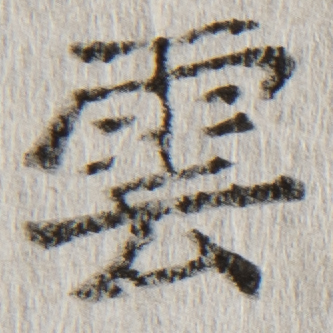
#> input picture paper_test/src/letter1/d1.jpg, 333 x 333 px, found by its file name; its folder holds 4 pictures in this run
$ python 01_test.py
#> lines starting #> are read from the running program, lines starting #| are printed output that depends on the picture; pictures that were not available may be replaced by others from this repository, and a replacement may not be noted
from PIL import Image
import numpy as np
import matplotlib.pyplot as plt

letter_names = ["운", "인"]

images = ['d1', 'd3', 'd5', 'd6', 'd7', 'dg1', 'dg2', 'dg3', 'dg4', 'dg5', 'gb1', 'gb2', 'gb3', 'gb4', 'gb6']
img_names = ["닥지1", "닥지3", "닥지5", "닥지6", "닥지7", "닥+고정1", "닥+고정2", "닥+고정3", "닥+고정4", "닥+고정5", "고정+백토1", "고정+백토2", "고정+백토3", "고정+백토4", "고정+백토6"]
blacks1 = []

for i in images:
    # 이미지 열기
    img = Image.open(f'paper_test/src/letter1/{i}.jpg')
#> img is the input picture: PIL image 333x333 RGB; mean R, G, B 173.4, 167.4, 158.9

    # 그레이스케일로 변환
    gray_img = img.convert('L')
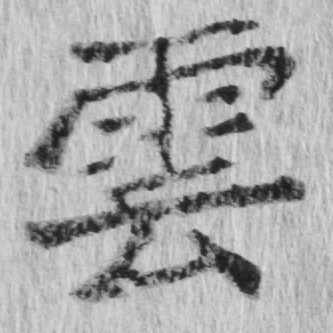
#> gray_img: PIL image 333x333 L; min 26, max 227, mean 168.2

    # 이미지를 numpy 배열로 변환
    img_array = np.array(gray_img)

    # 밝기 기준을 설정 (0~255 사이에서 128을 기준으로 설정 가능)
    threshold = 128

    # 어두운 픽셀과 밝은 픽셀 계산
    dark_pixels = np.sum(img_array < threshold)
#> dark_pixels = 18448
    bright_pixels = np.sum(img_array >= threshold)
#> bright_pixels = 92441

    # 총 픽셀 수
    total_pixels = img_array.size
#> total_pixels = 110889

    # 어두운 픽셀 비율과 밝은 픽셀 비율
    dark_ratio = round((dark_pixels / total_pixels), 3) * 100
#> dark_ratio = 16.6
    bright_ratio = round((bright_pixels / total_pixels), 3) * 100
#> bright_ratio = 83.4

    blacks1.append(dark_ratio)
#> pass 2 of the loop `for i in images:`:
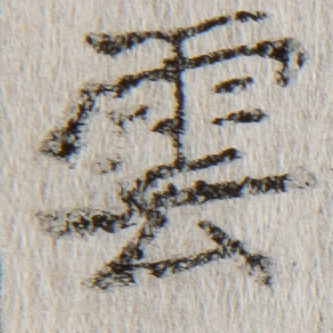
#> input picture paper_test/src/letter1/_d2.jpg, 333 x 333 px, given in place of d3.jpg, which was not available
#> img is the input picture: PIL image 333x333 RGB; mean R, G, B 174.4, 168, 159
#> `gray_img = img.convert('L')`:
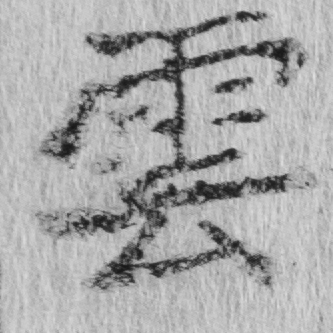
#> gray_img: PIL image 333x333 L; min 23, max 221, mean 168.9
#> dark_pixels = 15893
#> bright_pixels = 94996
#> dark_ratio = 14.3
#> bright_ratio = 85.7
#> pass 3 of the loop `for i in images:`:
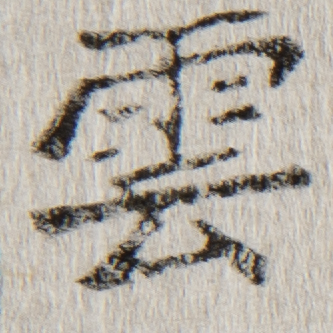
#> input picture paper_test/src/letter1/_d4.jpg, 333 x 333 px, given in place of d5.jpg, which was not available
#> img is the input picture: PIL image 333x333 RGB; mean R, G, B 178.3, 171.8, 162.6
#> `gray_img = img.convert('L')`:
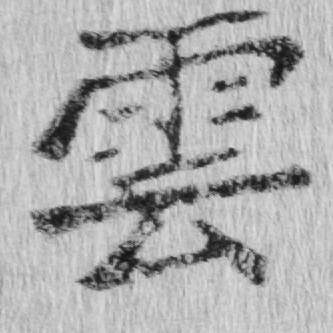
#> gray_img: PIL image 333x333 L; min 22, max 222, mean 172.7
#> dark_pixels = 16410
#> bright_pixels = 94479
#> dark_ratio = 14.8
#> bright_ratio = 85.2
#> (the run stopped early here; a loop or call above may not have finished)
